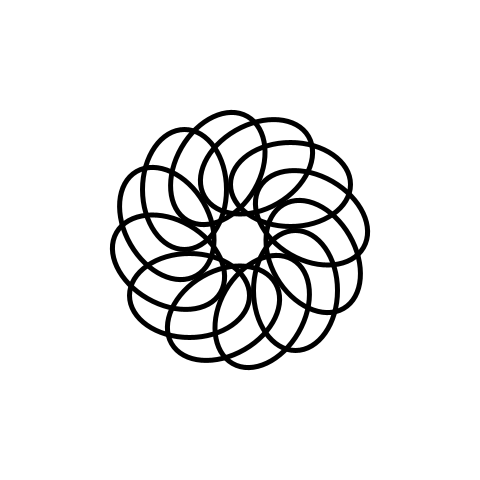
Frame 1 (no input)
Frame 2 (the mouse pressed at the canvas centre, redrawn once): identical to frame 1, image omitted

The Processing sketch that drew this single still picture (run headless with seeded random() and noise(); the mouse was pressed at the canvas centre and the sketch redrawn once):

// Processing sketch: ellipses
// ── ellipses.pde
float strkWeight, distanceToEllipseCenter, ellipseRotation, ellipseWidth, h;
int n = 5;

interface JavaScript {
  void showValues(int numberOfRepeats, float strokeWt, float distEC, float ellipseRotation, float axis1, float axis2);
}

void bindJavascript(JavaScript js) {
  javascript = js;
}

JavaScript javascript;

void setup() {
  //High resolution of the bitmap version is needed 
  //if our vector-based drawing is to look smooth.
  size(480, 480);
  strkWeight = 5;
  distanceToEllipseCenter = 0.3;
  ellipseRotation = 45;
  ellipseWidth = 0.5;
  h = 0.35;
  n = 12;
  noLoop();
}

void draw() {
  background(255);
  if (javascript!=null) 
    javascript.showValues(n, strkWeight, distanceToEllipseCenter, ellipseRotation, ellipseWidth, h);
  drawEllipses();
}


void drawEllipses() {
  translate(width/2, height/2);
  noFill();
  strokeWeight(strkWeight);
  float sizeMultiplier = 0.5;// ((float)0.5) / (ellipseWidth + distanceToEllipseCenter);
  println("ellipseWidth="+ellipseWidth);
  println("distanceToEllipseCenter="+distanceToEllipseCenter);
  println("sizeMultiplier="+sizeMultiplier);
  float phi = ellipseRotation * PI /180;
  float x = width * distanceToEllipseCenter * cos(phi) * sizeMultiplier;
  float y = - height * distanceToEllipseCenter * sin(phi * sizeMultiplier);
  for (int i = 0; i < n; ++i) {
    ellipse(x, y, ellipseWidth * width * sizeMultiplier, h * height * sizeMultiplier);
    rotate(2 * PI / n);
  }
}

void setStrokeWeight(float s) {
  println("setStrokeWeight="+s);
  strkWeight = s;
  redraw();
}

void setDistanceToCenter(float s) {
  distanceToEllipseCenter = s;
  redraw();
}

void setEllipseRotation(float s) {
  ellipseRotation = s;
  redraw();
}

void setEllipseWidth(float w_) {
  ellipseWidth = w_;
  redraw();
}

void setEllipseHeight(float s) {
  h = s;
  redraw();
}

void setEllipseRotation(int phi) {
  ellipseRotation = phi;
  redraw();
}

void setNumberOfRepeats(int s) {
  n = s;
  redraw();
}
